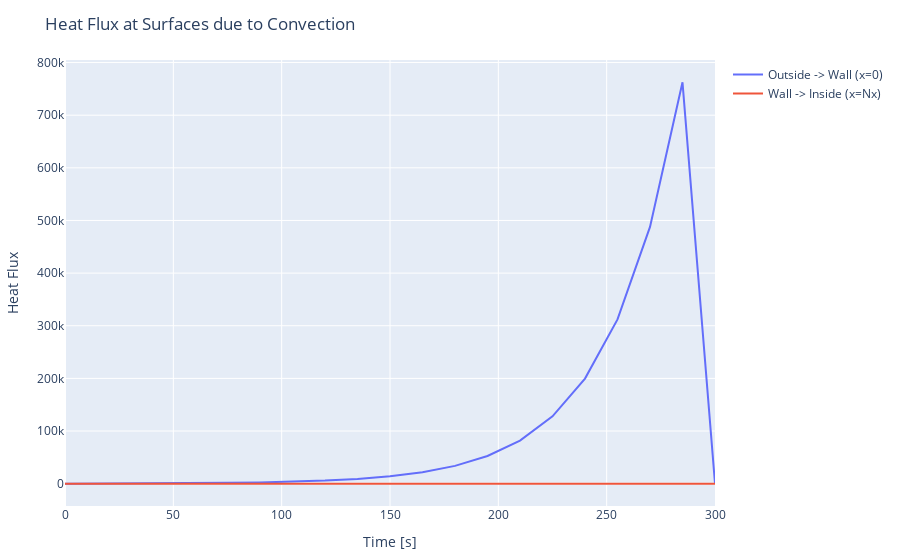

Notebook code for this chart:
### Code cell
trace1 = PlotlyJS.scatter(x=time_val, y=E_conv_in_time, mode="lines", name="Wall -> Inside (x=Nx)")

trace2 = PlotlyJS.scatter(x=time_val, y=E_conv_out_time,mode="lines", name="Outside -> Wall (x=0)")

# .plot(t/3600, T_int, mode="lines", name="T_int", )
PlotlyJS.plot([trace2, trace1], Layout(;title="Heat Flux at Surfaces due to Convection", showlegend=true, xaxis_title="Time [s]", yaxis_title="Heat Flux" ),  config=PlotConfig(scrollZoom=false))

### Figure 1 — Plotly figure (JSON) as saved in the notebook; plotly's stock layout.template omitted (floating-point values rounded to 4 significant figures)
{"data": [{"mode": "lines", "name": "Outside -> Wall (x=0)", "type": "scatter", "x": [0, 15, 30, 45, 60, 75, 90, 105, 120, 135, 150, 165, 180, 195, 210, 225, 240, 255, 270, 285, 300], "y": [-72.0, 50.42, 239.9, 521.0, 932.8, 1539.0, 2440.0, 3800.0, 5874.0, 9067.0, 14020.0, 21720.0, 33740.0, 52520.0, 81890.0, 127800.0, 199700.0, 312000.0, 487700.0, 762500.0, 0]}, {"mode": "lines", "name": "Wall -> Inside (x=Nx)", "type": "scatter", "x": [0, 15, 30, 45, 60, 75, 90, 105, 120, 135, 150, 165, 180, 195, 210, 225, 240, 255, 270, 285, 300], "y": [0, -0.5597, -0.9626, -1.479, -1.981, -2.426, -2.754, -2.918, -2.88, -2.618, -2.127, -1.42, -0.5296, 0.498, 1.602, 2.714, 3.762, 4.675, 5.391, 5.86, 0]}], "layout": {"margin": {"b": 50, "l": 50, "r": 50, "t": 60}, "showlegend": true, "title": "Heat Flux at Surfaces due to Convection", "xaxis": {"title": {"text": "Time [s]"}}, "yaxis": {"title": {"text": "Heat Flux"}}}}
